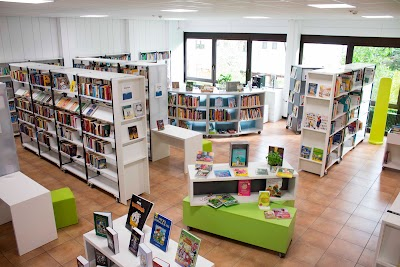
#> input picture imgs/plc_ChIJcVz_kMVAc0ERQjz2NiWNCy8.jpg, 400 x 267 px, given in place of the camera
$ jupyter execute --allow-errors face_recognition.ipynb   (text cells are left out)
#> lines starting #> are read from the running program, lines starting #| are printed output that depends on the picture; after the words box and inside, x2 and y2 are one past the last pixel; in counts of white or black regions, pixels touching at a corner belong together; pictures that were not available may be replaced by others from this repository, and a replacement may not be noted
[cell 1]
# tutorial: https://towardsdatascience.com/real-time-face-recognition-an-end-to-end-project-b738bb0f7348

[cell 2]
# imports

import os
import pathlib
from pathlib import Path
import time
from datetime import datetime
# use this Python library to load your variables
from dotenv import load_dotenv
load_dotenv()
print("Env vars loaded.")

import shutil

import numpy as np
from matplotlib import pyplot as plt

[cell 3]
import cv2 as cv2
print("cv2 version:", cv2.__version__)
from PIL import Image

[cell 4]
# Tesing camera
def test_camera():
    cap = cv2.VideoCapture(0)
    cap.set(3,640) # set Width
    cap.set(4,480) # set Height
    while(True):
        ret, frame = cap.read()
#> frame is the input picture: shape (267, 400, 3); mean B, G, R 138.8, 152.3, 162.9
        #frame = cv2.flip(frame, -1) # Flip camera vertically
        gray = cv2.cvtColor(frame, cv2.COLOR_BGR2GRAY)
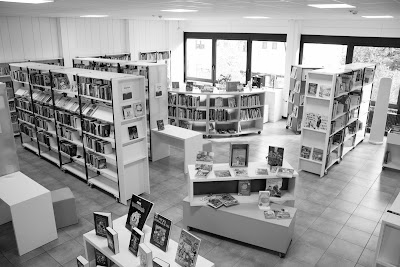
#> gray: shape (267, 400); min 0, max 255, mean 153.9

        cv2.imshow('frame', frame)
        cv2.imshow('gray', gray)

        k = cv2.waitKey(30) & 0xff
#> (key Esc is pressed here)
        if k == 27: # press 'ESC' to quit
            break
    cap.release()
    cv2.destroyAllWindows()

test_camera()

[cell 5]
# Testing video recording
# [49 lines left out: function capture_vid, not called in this run]

[cell 6]
#capture_vid()

[cell 7]
# Create gray-scale user photos dataset
# [62 lines left out: function create_gs_user_photos_ds, not called in this run]

[cell 8]
#create_gs_user_photos_ds(user_id = 1)

[cell 9]
# Create gray scale photos from already existing photos (without real time cammera)
def create_gray_user_photos_ds():

    photos_dir = Path("imgs") / "user_photos"
    gray_photos_dir = Path(photos_dir) / "nrt-gs" #non-real time gray-scale

    # Remove previous conversion output and create a new empty one.
    try:
        shutil.rmtree(gray_photos_dir)
    except:
        pass
    os.mkdir(gray_photos_dir)

    filenames = os.listdir(photos_dir)
    i = 0
    for filename in filenames:

        # take file with "jpg", "jpeg", "png" extension only
        if filename.split(".")[-1].lower() not in ["jpg", "jpeg", "png"]:
            continue

        filepath = Path(photos_dir) / filenames

        img = cv2.imread(filepath, 0)
        gray = cv2.cvtColor(img, cv2.COLOR_BGR2GRAY)
        cv2.imwrite(filepath, gray)

        i += 1

    print("Converted {0} user photos to gray scale".format(i))

#> (a cell that did not finish here is left out)

[cell 11]
def face_rec_train(face_gs_imgs_dir):
    """Train CV2 classifier on face imgs dataset

    Parameters
    ----------
    face_gs_imgs_dir: str
        The path to the dir containing face imgs ds

    Returns
    -------
    None
    """

    # Path for face image database
    path = face_gs_imgs_dir
    # Use LOCAL BINARY PATTERNS HISTOGRAMS for face recognition by creating a representation of the texture pattern in the neighberhood
    # to read more: https://www.geeksforgeeks.org/face-recognition-with-local-binary-patterns-lbps-and-opencv/
    recognizer = cv2.face.LBPHFaceRecognizer_create()
    detector = cv2.CascadeClassifier(str(Path('cv2_Cascades') / 'haarcascade_frontalface_default.xml'))

    # function to get the images and label data
    def getImagesAndLabels(path):
        imagePaths = [f for f in path.glob("*.jpg")]
        faceSamples=[]
        ids = []
        for imagePath in imagePaths:
            print(str(path))
            print(str(imagePath))
            PIL_img = Image.open(imagePath).convert('L') # grayscale
            img_numpy = np.array(PIL_img,'uint8')
            id = int(os.path.split(imagePath)[-1].split(".")[1]) # filename has patter: User.[user_id].[photo_num].jpg
            faces = detector.detectMultiScale(img_numpy)
            for (x,y,w,h) in faces:
                faceSamples.append(img_numpy[y:y+h,x:x+w])
                ids.append(id)
        return faceSamples,ids

    print ("\n [INFO] Training faces. It will take a few seconds. Wait ...")
    faces,ids = getImagesAndLabels(path)
    recognizer.train(faces, np.array(ids))
    # Save the model into trainer/trainer.yml
    recognizer.write(str(Path('face_trainer') / 'trainer.yml'))
    # Print the numer of faces trained and end program
    print("\n [INFO] {0} faces trained. Exiting Program".format(len(np.unique(ids))))

    return None

[cell 12]
usr_photos_gs_ds_dir = Path("imgs") / "user_photos" / "gs"
#> (the rest of this cell did not finish here and is left out)

[cell 13]
def validate_face_realtime():
    """Validates User's face in real-time camera capturing using our trained CV2 classifier


    Returns
    -------
    bool
        A value indidcates if the user is found in the frame
    """

    user_validated = False

    recognizer = cv2.face.LBPHFaceRecognizer_create()
    recognizer.read(str(Path('face_trainer') / 'trainer.yml'))
    faceCascade = cv2.CascadeClassifier(str(Path('cv2_Cascades') / 'haarcascade_frontalface_default.xml'))
    font = cv2.FONT_HERSHEY_SIMPLEX
    # Iniciate id counter
    id = 0
    # names related to ids: example ==> Omar: id=1,  etc. In this function it must always be 1 (Omar)
    names = ['User_0', 'Omar', 'User_1']

    try:
        # Initialize and start realtime video capture
        cam = cv2.VideoCapture(0)
        cam.set(3, 640) # set video widht
        cam.set(4, 480) # set video height
        # Define min window size to be recognized as a face
        minW = 0.1*cam.get(3)
        minH = 0.1*cam.get(4)
        while True:
            ret, img =cam.read()
            #img = cv2.flip(img, -1) # Flip vertically
            gray = cv2.cvtColor(img,cv2.COLOR_BGR2GRAY)

            faces = faceCascade.detectMultiScale(
                gray,
                scaleFactor = 1.2,
                minNeighbors = 5,
                minSize = (int(minW), int(minH)),
               )
            for(x,y,w,h) in faces:
                cv2.rectangle(img, (x,y), (x+w,y+h), (0,255,0), 2)
                id, confidence = recognizer.predict(gray[y:y+h,x:x+w])

                # If confidence is less them 100 ==> "0" : perfect match
                if (confidence < 100):
                    id = names[id]
                    confidence = "  {0}%".format(round(100 - confidence))

                    if not user_validated: # print only once
                        print("Good Job! Face validated!")
                        print("[Info] Press Esc to end.")
                        user_validated = True

                else:
                    id = "unknown"
                    confidence = "  {0}%".format(round(100 - confidence))

                cv2.putText(
                            img,
                            str(id),
                            (x+5,y-5),
                            font,
                            1,
                            (255,255,255),
                            2
                           )
                cv2.putText(
                            img,
                            str(confidence),
                            (x+5,y+h-5),
                            font,
                            1,
                            (255,255,0),
                            1
                           )

            cv2.imshow('camera',img)
            k = cv2.waitKey(10) & 0xff # Press 'ESC' for exiting video
            if k == 27:
                break
    except Exception as ex:
        print("[Error]:", ex)
    finally:
        # Do a bit of cleanup
        print("\n [INFO] Exiting Program and cleanup stuff")
        cam.release()
        cv2.destroyAllWindows()

    return user_validated

#> (a cell that did not finish here is left out)

[cell 15]
def validate_face_in_img(captured_img_path, val_usr_name, plot=False):
    """Validates User's face in a saved photo using our trained CV2 classifier

    Parameters
    ----------
    captured_img_path: str
        The path to the saved captured image for the user in front of validation place.
    val_usr_name: str
        The name of the user we are validating in the captured image
    plot: bool, optional
        A flag to set if we want to plot face validation output image

    Returns
    -------
    user_validated: bool
        Wether the user is validated
    msg: str:
        The validation output msg
    """

    # Convert pathlib.Path to str
    img_path = str(captured_img_path)
    # Debugging
    #print("> Image:", img_path)

    user_validated = False

    recognizer = cv2.face.LBPHFaceRecognizer_create()
    trainer_path = Path('face_trainer') / 'trainer.yml'
    recognizer.read(str(trainer_path))
    faceCascade = cv2.CascadeClassifier(str(Path('cv2_Cascades') / 'haarcascade_frontalface_default.xml'))
    font = cv2.FONT_HERSHEY_SIMPLEX
    #iniciate id counter
    id = 0
    # names related to ids: example ==> Omar: id=1,  etc
    names = ['User_0', 'Omar']

    # read img from path and convert it into Numpy array in gray scale
    img = cv2.imread(img_path)
    gray = cv2.imread(img_path, cv2.IMREAD_GRAYSCALE)
    #gray = cv2.cvtColor(img, cv2.COLOR_BGR2GRAY)

    faces = faceCascade.detectMultiScale(
        gray,
        scaleFactor = 1.2,
        minNeighbors = 5,
        minSize = (15, 15),
       )

    for(x,y,w,h) in faces:
        cv2.rectangle(img, (x,y), (x+w,y+h), (0,255,0), 4)
        id, confidence = recognizer.predict(gray[y:y+h,x:x+w])

        # If confidence is less them 100 ==> "0" : perfect match
        if (confidence < 100):
            user_name = names[id]
            if user_name == val_usr_name:
                confidence = "  {0}%".format(round(100 - confidence))
                user_validated = True
            else:
                id = "unknown"
                confidence = "  {0}%".format(round(100 - confidence))

        else:
            id = "unknown"
            confidence = "  {0}%".format(round(100 - confidence))

        cv2.putText(
                    img,
                    str(id),
                    (x+5,y-5),
                    font,
                    1,
                    (255,255,255),
                    2
                   )
        cv2.putText(
                    img,
                    str(confidence),
                    (x+5,y+h-5),
                    font,
                    1,
                    (255,255,0),
                    1
                   )

    if user_validated:
        msg = "\t- Good Job! {0}'s face validated!".format(val_usr_name)
    else:
        msg = "\t- Can't find {0} in the image".format(val_usr_name)

    if plot:
        # Change BGR to RGB for plotting
        img = img[...,::-1]
        # Show validation rectangle and label
        plt.imshow(img)
        plt.show()

    return user_validated, msg

[cell 16]
# Testing validate_face_in_img(...)

val_usr_name = "Omar"
captured_imgs_dir = Path("imgs") / "captured"
captured_img_filenames = captured_imgs_dir.glob("*.*")
#> (the rest of this cell did not finish here and is left out)

[cell 17]
# Tutorial from OpenCV: https://docs.opencv.org/3.4/d1/de0/tutorial_py_feature_homography.html
def check_bg_similarity(captured_img_path, plc_id, plot = False):
    """Validates User's face in a saved photo using our trained CV2 classifier

    Parameters
    ----------
    captured_img_path: str
        The path to the saved captured image for the user in front of validation place.
    plc_id: str
        The id of the place (Google Place) with which we want to check image similarity
    plot: bool, optional
        A flag to set if we want to plot background similarity output image

    Returns
    -------
    bg_similar: bool
        Wether the captured image and the Google Places image for the selected place are similar enough
    msg: str:
        The similarity check output msg
    """
#> called with plc_id = 'ChIJo7uyXuVHvUcRJnq0SFwXuGc', plot = True

    # Convert pathlib.Path to str
    captured_img_path = str(captured_img_path)
    # Debugging
    #print("> Image:", captured_img_path)

    bg_similar = False
    msg = ""

    MAX_DISTANCE_THRESH = 0.70
    MIN_MATCH_COUNT = 10

    # Read visited place img, the one we have saved from Google Places while choosing today's plan in grayscale
    plc_img_path = str(Path("imgs") / "plc_{0}.jpg".format(plc_id))
    img_plc = cv2.imread(plc_img_path, cv2.IMREAD_GRAYSCALE) # queryImage
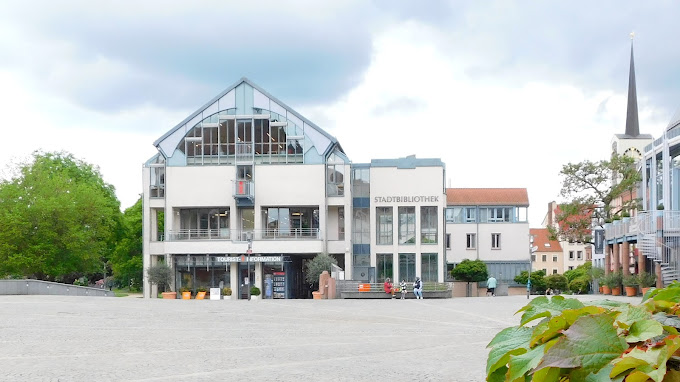
#> input picture imgs/plc_ChIJo7uyXuVHvUcRJnq0SFwXuGc.jpg, 680 x 382 px
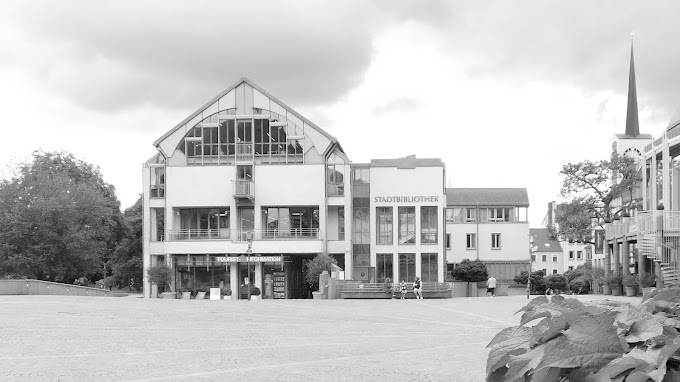
#> img_plc: shape (382, 680); min 0, max 255, mean 193.7

    # Read captured img in gray scale
    img_cap = cv2.imread(captured_img_path, cv2.IMREAD_GRAYSCALE) # trainImage
    img_cap = cv2.flip(img_cap, 1) # flip horizontally to original
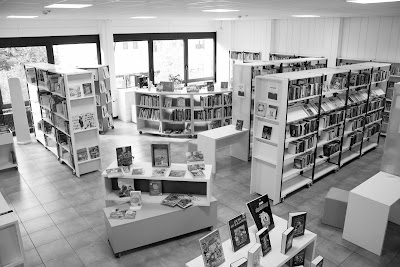
#> img_cap: shape (267, 400); min 0, max 255, mean 153.9

    # Scale img_cap (usually much larger than img_plc)
    img_plc_h, img_plc_w = img_plc.shape
    img_cap_h, img_cap_w = img_cap.shape

    # Calculate scaling factors
    h_s_f = round(img_plc_h / img_cap_h, 2)
    w_s_f = round(img_plc_w / img_cap_w, 2)

    img_cap = cv2.resize(img_cap, (0,0), fx=h_s_f, fy=w_s_f)
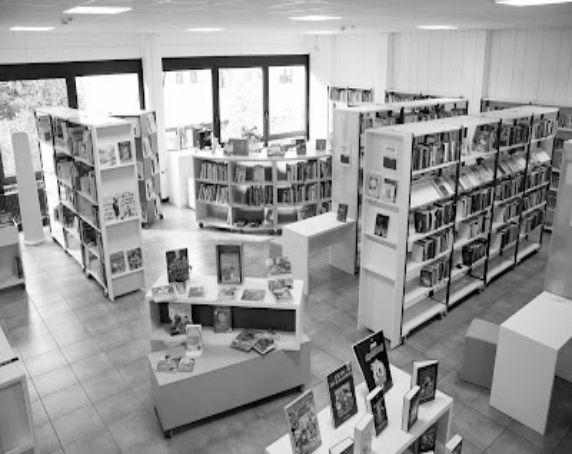
#> img_cap: shape (454, 572); min 0, max 255, mean 153.8

    # Initiate SIFT detector
    sift = cv2.SIFT_create()

    # Find the keypoints and descriptors with SIFT
    kp1, des1 = sift.detectAndCompute(img_plc, None)
#> kp1 = 1241 keypoints; strongest (x, y, size): (548, 293, 2.1), (634, 241, 3.1), (229, 255, 2.4), (593, 241, 2.3)
    kp2, des2 = sift.detectAndCompute(img_cap, None)
#> kp2 = 2342 keypoints; strongest (x, y, size): (170, 64, 11.3), (73, 101, 9.1), (143, 106, 4), (304, 60, 9.2)

    # Set algorithm parameters
    FLANN_INDEX_KDTREE = 1
    N_TREES = 5
    index_params = dict(algorithm = FLANN_INDEX_KDTREE, trees = N_TREES)
    search_params = dict(checks = 50)
    flann = cv2.FlannBasedMatcher(index_params, search_params)

    # Find matches
    matches = flann.knnMatch(des1, des2, k=2) # matching between (2) points
#> matches = 1241 matches

    # Store all the good matches as per Lowe's ratio test.
    good_matches = []
    for m, n in matches:
        if m.distance < (MAX_DISTANCE_THRESH * n.distance):
            good_matches.append(m)
#> after the loop, good_matches = 8 matches

    enough_matches = len(good_matches) >= MIN_MATCH_COUNT
#> enough_matches = False

    if plot:

        # If enough matches are found, we extract the locations of matched keypoints in both the images.
        # Then, we pass them to find the perspective transformation. Once we get this 3x3 transformation
        # matrix, we use it to transform the corners of queryImage to corresponding points in trainImage then
        # we draw it.

        try:

            src_pts = np.float32([ kp1[m.queryIdx].pt for m in good_matches ]).reshape(-1,1,2)
#> src_pts = [[19.25, 175], [24.75, 282.7], [118.6, 202.6], [277.9, 259], [458.8, 260.7], [465.1, 261.6], [477, 260.8], [578.9, 252.1]]
            dst_pts = np.float32([ kp2[m.trainIdx].pt for m in good_matches ]).reshape(-1,1,2)
#> dst_pts = [[189.6, 263.5], [227.3, 243.5], [187.5, 277.7], [62.37, 188.8], [189.6, 263.5], [187.5, 277.7], [187.5, 277.7], [424.2, 150.5]]

            M, mask = cv2.findHomography(src_pts, dst_pts, cv2.RANSAC,5.0)
#> M = [[0.00786, -0.892, 228.8], [0.00848, -0.953, 244.3], [3.55e-05, -0.0039, 1]]; mask = [0, 1, 0, 1, 1, 0, 1, 0]
            matchesMask = mask.ravel().tolist()
#> matchesMask = [0, 1, 0, 1, 1, 0, 1, 0]
            h,w = img_plc.shape
            pts = np.float32([ [0,0],[0,h-1],[w-1,h-1],[w-1,0] ]).reshape(-1,1,2)
            dst = cv2.perspectiveTransform(pts,M)
#> dst = [[228.8, 244.3], [228.3, 244.1], [228.7, 244.3], [228.6, 244.2]]
            img_cap = cv2.polylines(img_cap,[np.int32(dst)],True,255,3, cv2.LINE_AA)
#> img_cap: shape (454, 572); 0.01% of pixels changed, all inside (x1, y1, x2, y2) = (225, 242, 232, 247)

            # Finally we draw our inliers (if successfully found the object) or matching keypoints (if failed).
            draw_params = dict(matchColor = (0,255,0), # draw matches in green color
                singlePointColor = None,
                matchesMask = matchesMask, # draw only inliers
                flags = 2
            )
#> draw_params = 4 items
        except:
            # Init as empty dict
            draw_params = dict()

        img_marks = cv2.drawMatches(img_plc, kp1, img_cap, kp2, good_matches, None, **draw_params)
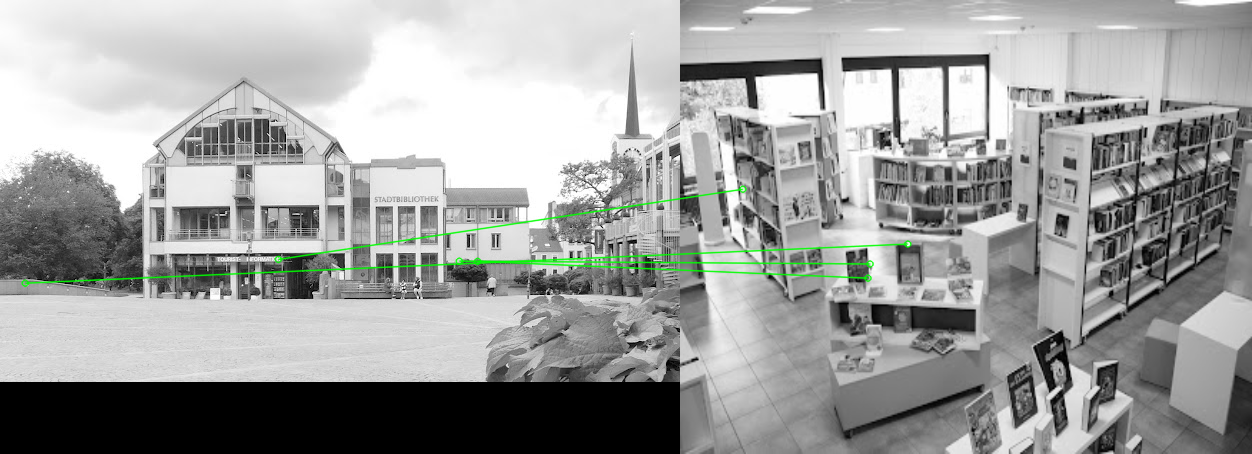
#> img_marks: shape (454, 1252, 3); mean of channels 0, 1, 2 158, 159.3, 158; drawn as B, G, R
        plt.imshow(img_marks, 'gray'),plt.show()

    # Set a condition that at least MIN_MATCH_COUNT matches are to be there to find the object. Otherwise simply show a message saying not enough matches are present.
    if enough_matches:
        bg_similar = True
        msg = "Place validated - {0} good landmark matches.".format(len(good_matches))
    else:
        bg_similar = False
        msg = "Not enough landmark matches are found - {}/{}".format(len(good_matches), MIN_MATCH_COUNT)

    return bg_similar, msg

[cell 18]
# Testing check_bg_similarity(...) with SIMILAR BG
plc_id = "ChIJo7uyXuVHvUcRJnq0SFwXuGc" # Stadt Biblioteck
captured_imgs_dir = Path("imgs") / "captured"
captured_img_filepaths = captured_imgs_dir.glob("*.*")
for captured_img_path in captured_img_filepaths:
    # Only accept .jpg, .jpeg, .png extensions
    if not captured_img_path.suffix.lower() in [".jpg", ".jpeg", ".png"]:
        continue
    print("> Capture img:", captured_img_path)
    bg_similar, msg = check_bg_similarity(captured_img_path, plc_id, plot=True)
#> bg_similar = False
    print("-", msg)
#| - Not enough landmark matches are found - 8/10

[cell 19]
# Testing check_bg_similarity(...) with DIFFERENT BG
plc_id = "ChIJNbIcVIoTvUcR-_byld0yG0g"
plc_id = "ChIJb8TSLkVGc0ERxrMn1Qjx8r0"
captured_imgs_dir = Path("imgs") / "captured"
captured_img_filepaths = captured_imgs_dir.glob("*.*")
for captured_img_path in captured_img_filepaths:
    # Only accept .jpg, .jpeg, .png extensions
    if not captured_img_path.suffix.lower() in [".jpg", ".jpeg", ".png"]:
        continue
    print("> Capture img:", captured_img_path)
    bg_similar, msg = check_bg_similarity(captured_img_path, plc_id, plot=True)
#> call 2 of check_bg_similarity, with plc_id = 'ChIJb8TSLkVGc0ERxrMn1Qjx8r0', plot = True
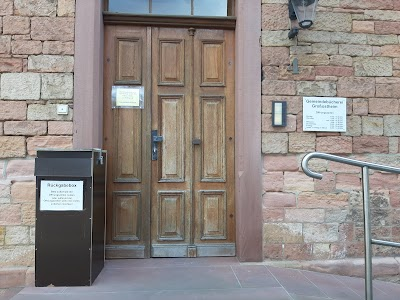
#> input picture imgs/plc_ChIJb8TSLkVGc0ERxrMn1Qjx8r0.jpg, 400 x 300 px
#> in check_bg_similarity (call 2), `img_plc = cv2.imread(plc_img_path, cv2.IMREAD_GRAYSCALE)`:
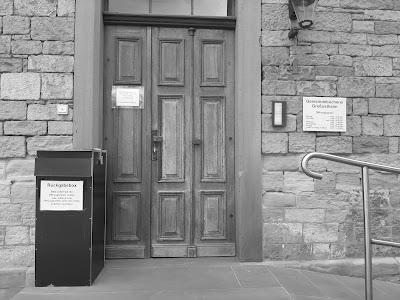
#> img_plc: shape (300, 400); min 0, max 255, mean 139.1
#> in check_bg_similarity (call 2), `img_cap = cv2.resize(img_cap, (0,0), fx=h_s_f, fy=w_s_f)`:
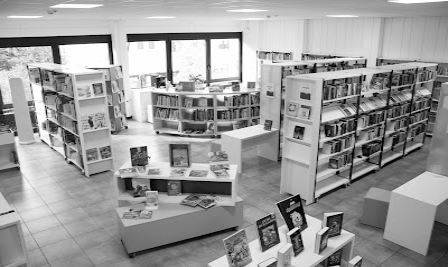
#> img_cap: shape (267, 448); min 0, max 255, mean 153.9
#> in check_bg_similarity (call 2), `kp1, des1 = sift.detectAndCompute(img_plc, None)`: kp1 = 711 keypoints; strongest (x, y, size): (127, 97, 16.2), (42, 182, 2.2), (278, 120, 5.1), (43, 183, 4.1)
#> in check_bg_similarity (call 2), `kp2, des2 = sift.detectAndCompute(img_cap, None)`: kp2 = 1063 keypoints; strongest (x, y, size): (157, 132, 2), (57, 59, 6.4), (239, 35, 5.7), (112, 62, 3)
#> in check_bg_similarity (call 2), `matches = flann.knnMatch(des1, des2, k=2)`: matches = 711 matches
#> after the loop in check_bg_similarity (call 2), `for m, n in matches:`: good_matches = 9 matches
#> in check_bg_similarity (call 2), `src_pts = np.float32([ kp1[m.queryIdx].pt for m in good_matches ]).res..`: src_pts = [[9.99, 68.11], [44.38, 123.4], [53.14, 188.5], [67.86, 188.4], [78.21, 206], [201.6, 126.1], [201.6, 126.1], [341.5, 161.4], [341.5, 161.4]]
#> in check_bg_similarity (call 2), `dst_pts = np.float32([ kp2[m.trainIdx].pt for m in good_matches ]).res..`: dst_pts = [[113.7, 82.46], [161.8, 43.97], [223.6, 46.31], [223.6, 46.31], [172.5, 41.23], [330.1, 57.02], [330.1, 57.02], [330.1, 57.02], [330.1, 57.02]]
#> in check_bg_similarity (call 2), `M, mask = cv2.findHomography(src_pts, dst_pts, cv2.RANSAC,5.0)`: M = [[6.91, -3.33, 160.7], [1.8, -0.879, 43.91], [0.0424, -0.0205, 1]]; mask = [1, 1, 0, 1, 1, 0, 0, 0, 0]
#> in check_bg_similarity (call 2), `dst = cv2.perspectiveTransform(pts,M)`: dst = [[160.7, 43.91], [162.5, 42.55], [163.1, 42.31], [162.8, 42.47]]
#> in check_bg_similarity (call 2), `img_marks = cv2.drawMatches(img_plc, kp1, img_cap, kp2, good_matches, ..`:
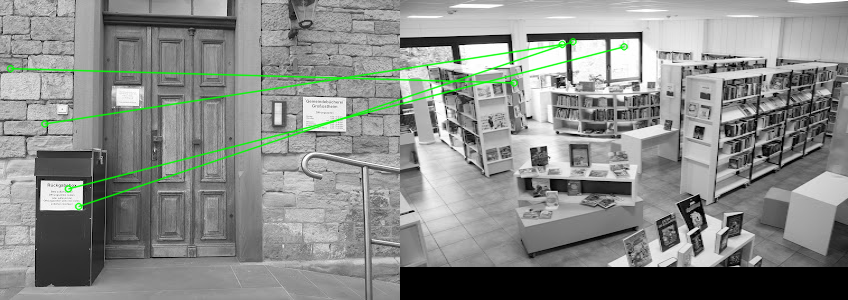
#> img_marks: shape (300, 848, 3); mean of channels 0, 1, 2 136.1, 139.1, 136.1; drawn as B, G, R
    print("-", msg)
#| - Not enough landmark matches are found - 9/10

[cell 20]
def validate_usr_in_plc(captured_img_path, val_usr_name, plc_id):
    """Validates User's face in a saved photo captured in a specific place using our trained CV2 classifier

    Parameters
    ----------
    captured_img_path: str
        The path to the saved captured image for the user in front of validation place
    val_usr_name: str
        The name of user being validated. This will be used by face classifier
    plc_id: str
        The id of the place (Google Place) with which we want to check background similarity

    Returns
    -------
    validated: bool
        Wether validation is successful
    msg: str:
        The face in place validation output msg
    """

    validated = False
    msg = ""

    # 1- Validated user in pic using our OpenCV2 trained model
    user_face_validated, m = validate_face_in_img(captured_img_path, val_usr_name)
